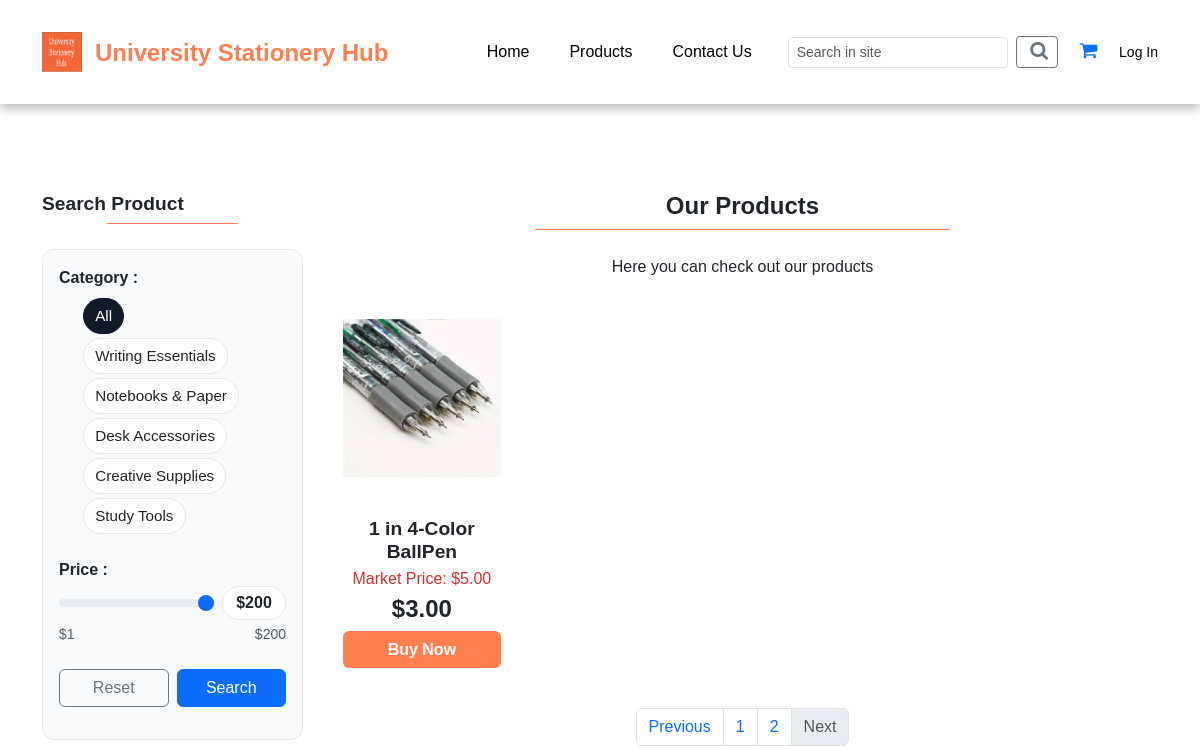
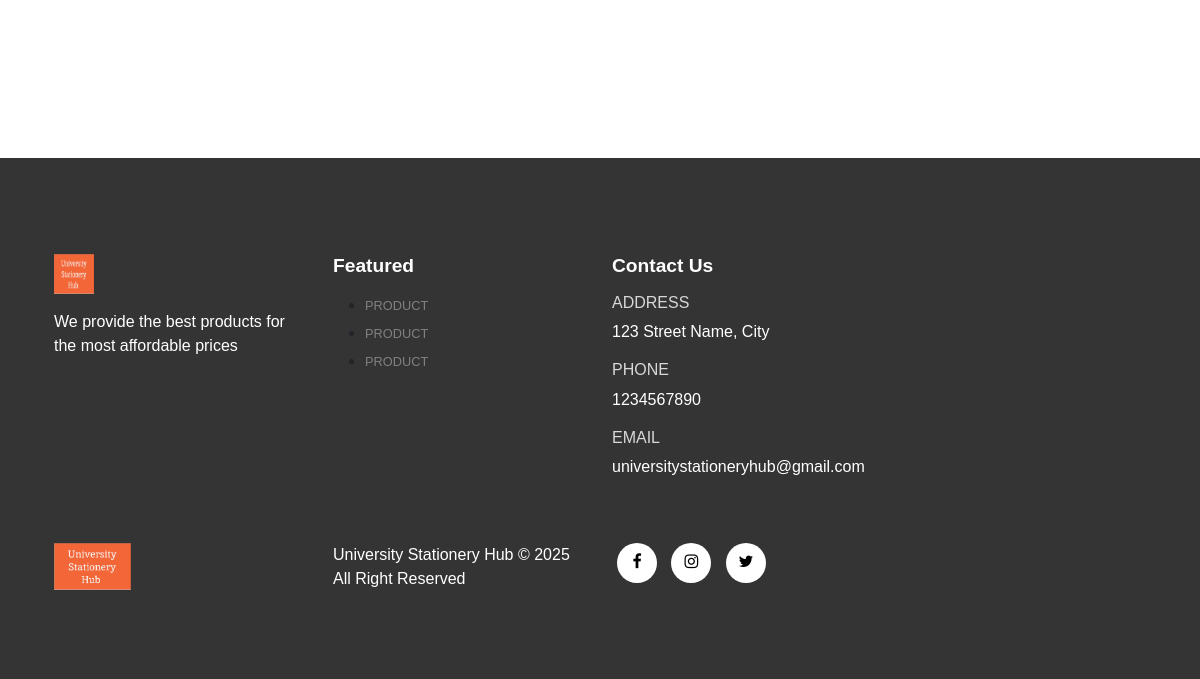
Page /shop.php?page_no=2 on the earlier database version (2 pictures, top to bottom).
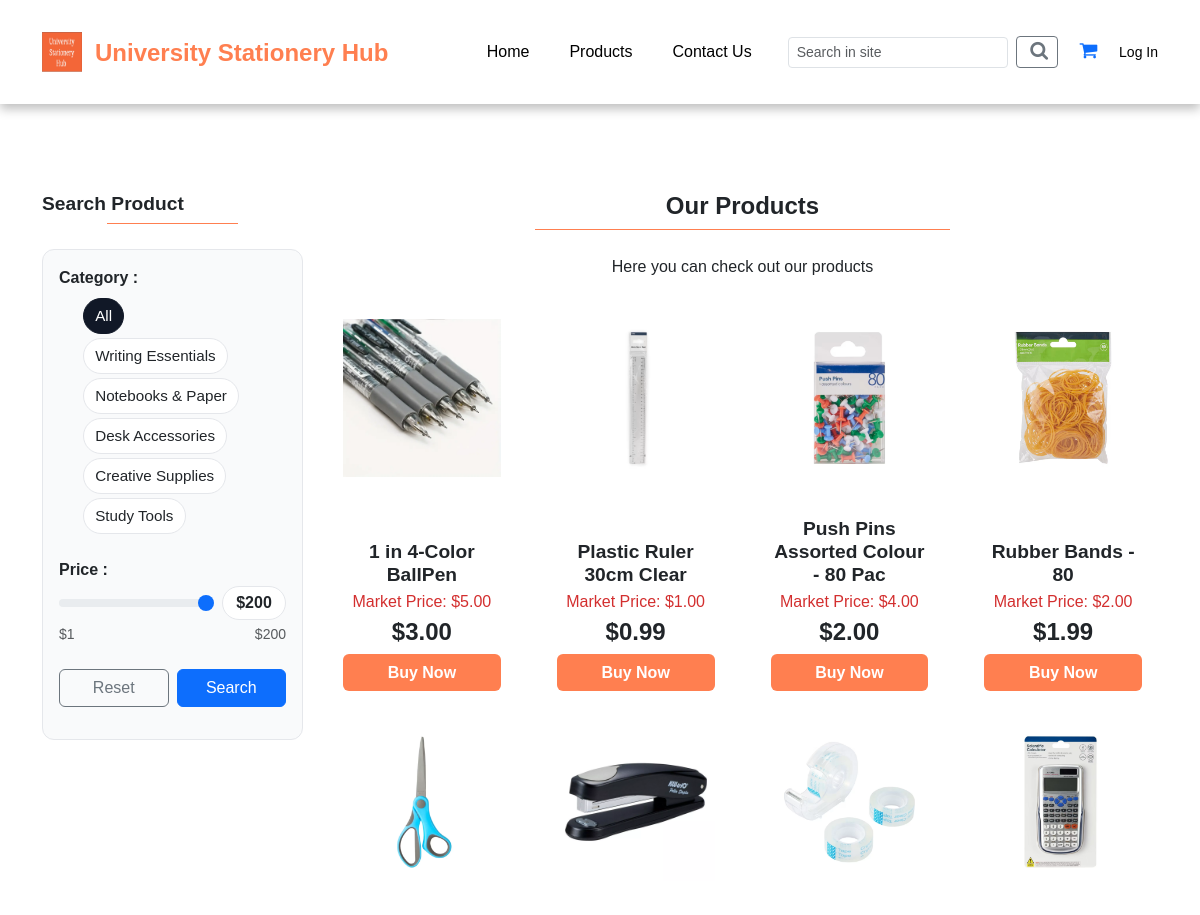
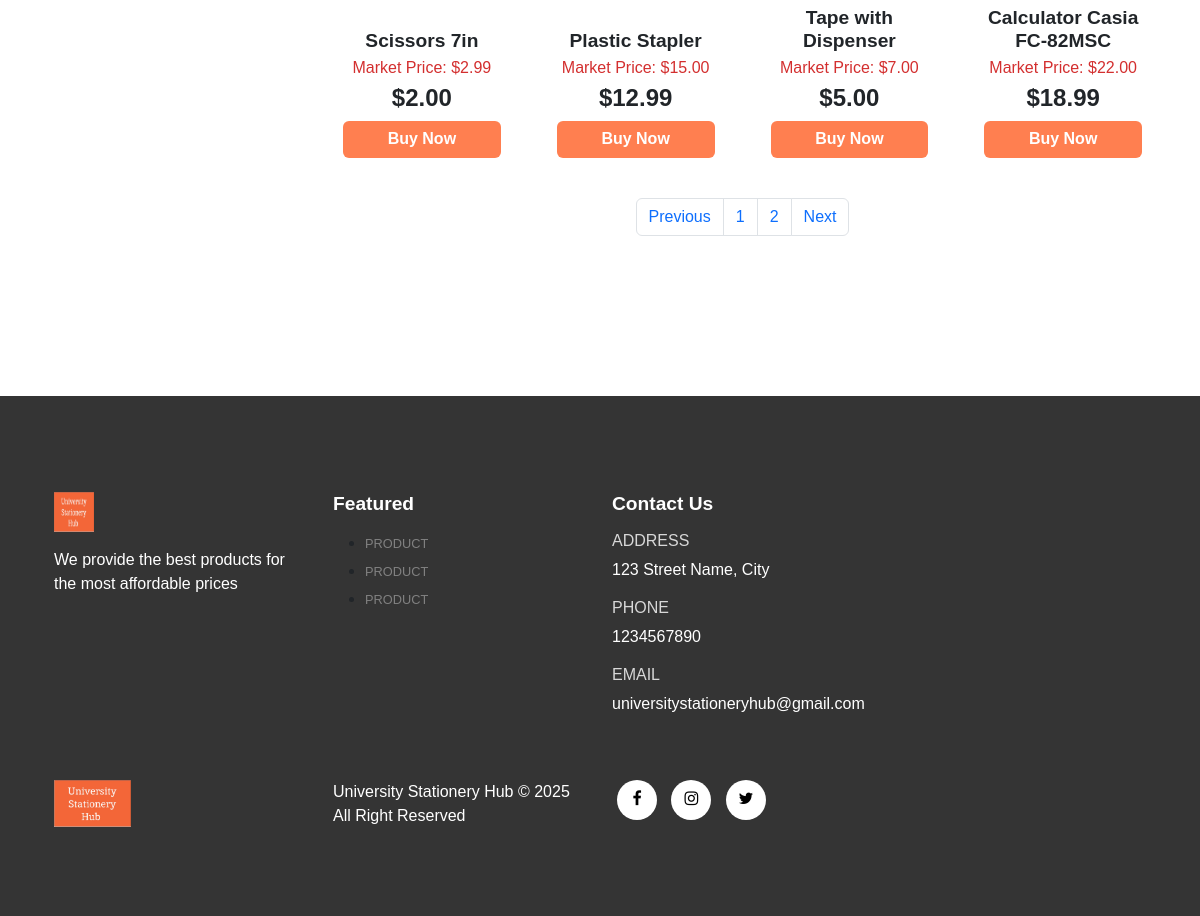
Same page on the later database version (2 pictures, top to bottom).
### tables this page shows
CREATE TABLE `products` (
  `product_id` int(11) NOT NULL,
  `product_name` varchar(100) NOT NULL,
  `product_category` varchar(100) NOT NULL,
  `product_description` text NOT NULL,
  `product_image` varchar(255) NOT NULL,
  `product_image2` varchar(255) NOT NULL,
  `product_image3` varchar(255) NOT NULL,
  `product_image4` varchar(255) NOT NULL,
  `product_price` decimal(6,2) NOT NULL,
  `product_special_offer` int(2) NOT NULL,
  `market_price` decimal(10,2) DEFAULT NULL,
  `product_stock` int(11) NOT NULL DEFAULT 0,
  `product_color` varchar(100) NOT NULL
);

### shop.php (the view, shortened to what this page needs)
<?php include('layouts/header.php') ?>
<link rel="stylesheet" href="assets/css/style.css?v=6">
<?php
include('server/connection.php');
if (isset($_POST['search'])) {
  if (isset($_GET['page_no']) && $_GET['page_no'] != "") {
     $page_no = $_GET['page_no'];
  } else {
     $page_no = 1;
  }
    $category = $_POST['category'];
    $price    = (int)$_POST['price'];
    $isAll    = ($category === '' || strtolower($category) === 'all');
   if ($isAll) {
  $stmt1 = $conn->prepare("SELECT COUNT(*) AS total_records FROM products WHERE product_price <= ?");
    $stmt1->bind_param("i", $price);} else {
      $stmt1 = $conn->prepare("SELECT COUNT(*) AS total_records FROM products WHERE product_category = ? AND product_price <= ?");
    $stmt1->bind_param("si", $category, $price);}
  $stmt1->execute();
  $stmt1->bind_result($total_records);
  $stmt1->store_result();
  $stmt1->fetch();
  $total_records_per_page = 8;
  $offset = ($page_no - 1) * $total_records_per_page;
  $previous_page = $page_no - 1;
  $next_page = $page_no + 1;
  $adjacents = 2;
  $total_no_of_pages = ceil($total_records / $total_records_per_page);
  if ($isAll) {
  $stmt2 = $conn->prepare("SELECT *, market_price FROM products WHERE product_price <= ? LIMIT $offset, $total_records_per_page");
    $stmt2->bind_param("i", $price); }
    else {
  $stmt2 = $conn->prepare("SELECT *, market_price FROM products WHERE product_category = ? AND product_price <= ? LIMIT $offset, $total_records_per_page");
    $stmt2->bind_param("si", $category, $price);
    }
     $stmt2->execute();
     $products = $stmt2->get_result();
    } else{
     if (isset($_GET['page_no']) && $_GET['page_no'] != "")
   {
    $page_no = $_GET['page_no'];
     } else {
        $page_no = 1;
    }
  $stmt1 = $conn->prepare("SELECT COUNT(*) AS total_records FROM products");
  $stmt1->execute();
  $stmt1->bind_result($total_records);
  $total_records_per_page = 8;
  $offset = ($page_no - 1) * $total_records_per_page;
  $total_no_of_pages = ceil($total_records / $total_records_per_page);
  $stmt2 = $conn->prepare("SELECT *, market_price FROM products LIMIT $offset, $total_records_per_page");
  $stmt2->execute();
  $products = $stmt2->get_result();
}
     $ui_price_value = isset($price) ? (int)$price : 1000;
?>
<section id="shop" class="my-5 py-5">
  <div class="container mt-5 py-5">
    <div class="row">
<div class="col-lg-3 col-md-4 col-sm-12">
  <h4>Search Product</h4>
  <hr>
  <form action="shop.php" method="POST" class="filter-card">
    <p class="mb-2 fw-bold">Category : </p>
    <div class="category-filter">
<div class="form-check">
  <label class="form-check-label" for="cat_all">All</label>
</div>
      <div class="form-check">
        <label class="form-check-label" for="cat_we">Writing Essentials</label>
      </div>
      <div class="form-check">
        <label class="form-check-label" for="cat_np">Notebooks & Paper</label>
      </div>
      <div class="form-check">
        <label class="form-check-label" for="cat_da">Desk Accessories</label>
      </div>
      <div class="form-check">
        <label class="form-check-label" for="cat_cs">Creative Supplies</label>
      </div>
      <div class="form-check">
        <label class="form-check-label" for="cat_st">Study Tools</label>
      </div>
    </div>
    <div class="mt-4">
      <p class="mb-1 fw-bold">Price :</p>
      <div class="price-row">
        <input
          type="range"
          class="form-range flex-grow-1"
          name="price"
          id="priceRange"
          min="1" max="200"
          value="<?php echo $ui_price_value; ?>" />
        <span class="price-chip" id="priceValue">$<?php echo number_format($ui_price_value, 0); ?></span>
      </div>
      <div class="d-flex justify-content-between small text-muted mt-1">
        <span>$1</span><span>$200</span>
      </div>
    </div>
    <div class="row g-2 my-3">
      <div class="col-6">
    <a href="shop.php" id="filterReset" class="btn btn-outline-secondary w-100">Reset</a>
      </div>
      <div class="col-6">
    <input type="submit" name="search" value="Search" class="btn btn-primary w-100">
      </div>
    </div>
  </form>
</div>
      <div class="col-lg-9 col-md-8 col-sm-12">
        <div class="text-center mb-4">
          <h3>Our Products</h3>
          <hr class="mx-auto" />
          <p>Here you can check out our products</p>
        </div>
        <div class="row">
          <?php while ($row = $products->fetch_assoc()) { ?>
            <div class="col-lg-3 col-md-4 col-sm-6 d-flex">
              <div class="product d-flex flex-column w-100"
                onclick="window.location.href='single_product.php?product_id=<?php echo $row['product_id']; ?>'">
                <img class="img-fluid" src="assets/imgs/<?php echo $row['product_image']; ?>"
                  alt="<?php echo $row['product_name']; ?>">
                <div class="p-info">
                  <h5 class="p-name"><?php echo $row['product_name']; ?></h5>
                  <?php
                    $marketPrice = isset($row['market_price']) && $row['market_price'] !== '' ? (float)$row['market_price'] : null;
                    if ($marketPrice !== null && $marketPrice > 0 && $marketPrice != $row['product_price']): ?>
                      <div class="mb-1" style="color: #d32f2f; font-size: 1rem; font-weight: 500;">Market Price: $<?php echo number_format($marketPrice, 2); ?></div>
                  <?php endif; ?>
                  <h4 class="p-price" style="font-size: 1.5rem;">$<?php echo $row['product_price']; ?></h4>
                </div>
                <a href="single_product.php?product_id=<?php echo $row['product_id']; ?>" class="buy-btn w-100">
                  Buy Now
                </a>
              </div>
            </div>
          <?php } ?>
        </div>
        <?php if ($total_records > 8): ?>
        <nav aria-label="Page navigation" class="d-flex justify-content-center mt-4">
          <ul class="pagination">
            <li class="page-item <?php if ($page_no <= 1)
              echo 'disabled'; ?>">
              <a class="page-link" href="<?php echo ($page_no > 1) ? '?page_no='.($page_no-1).(isset($_GET['cat']) ? '&cat='.urlencode($_GET['cat']) : '')  : '#'; ?>">Previous</a>
            </li>
            <li class="page-item">
              <a class="page-link" href="<?php
                echo '?page_no=1'.(isset($_GET['cat']) ? '&cat='.urlencode($_GET['cat']) : ''); ?>">1</a>
            </li>
            <li class="page-item">
              <a class="page-link" href="<?php
                echo '?page_no=2'.(isset($_GET['cat']) ? '&cat='.urlencode($_GET['cat']) : ''); ?>">2</a>
            </li>
            <li class="page-item <?php if ($page_no >= $total_no_of_pages)
              echo 'disabled'; ?>">
              <a class="page-link" href="<?php
              echo ($page_no < $total_no_of_pages)
              ? '?page_no='.($page_no+1).(isset($_GET['cat']) ? '&cat='.urlencode($_GET['cat']) : '') : '#'; ?>">Next</a>
            </li>
          </ul>
        </nav>
        <?php endif; ?>
      </div>
    </div>
  </div>
</section>
<?php include('layouts/footer.php') ?>

### layouts/header.php (shortened to what this page needs)
<!DOCTYPE html>
<html lang="en">
<head>
  <link href="https://cdn.jsdelivr.net/npm/bootstrap@5.3.6/dist/css/bootstrap.min.css" rel="stylesheet"
 />
  <link rel="stylesheet" href="https://cdnjs.cloudflare.com/ajax/libs/font-awesome/4.7.0/css/font-awesome.min.css" />
  <link rel="stylesheet" href="assets/css/style.css" />
</head>
<body>
  <nav class="navbar navbar-expand-lg navbar-light bg-white py-3 fixed-top">
    <div class="container">
      <div class="d-flex align-items-center w-100 justify-content-between">
        <div class="d-flex align-items-center">
          <img class="logo me-2" src="assets/imgs/1.png" alt="Logo" style="height:40px;" />
          <h2 class="brand mb-0">University Stationery Hub</h2>
        </div>
      </div>
      <div class="collapse navbar-collapse mt-2 mt-lg-0" id="navbarSupportedContent">
        <ul class="navbar-nav ms-auto mb-2 mb-lg-0 align-items-lg-center">
          <li class="nav-item">
            <a class="nav-link" href="index.php">Home</a>
          </li>
          <li class="nav-item">
            <a class="nav-link" href="shop.php">Products</a>
          </li>
          <li class="nav-item">
            <a class="nav-link" href="contact.php">Contact Us</a>
          </li>
        </ul>
        <form class="d-flex align-items-center ms-lg-3 my-2 my-lg-0 nav-search" role="search" action="search.php"
          method="get">
          <input class="form-control form-control-sm me-2" type="search" name="q" placeholder="Search in site"
            aria-label="Search">
          <button class="btn btn-outline-secondary btn-sm" type="submit">
            <i class="fa fa-search" aria-hidden="true"></i>
          </button>
        </form>
        <div class="d-flex align-items-center ms-lg-3 position-relative">
          <a href="cart.php" class="me-3 position-relative">
            <i class="fa fa-shopping-cart" aria-hidden="true"></i>
          </a>
          <?php if (!empty($_SESSION['logged_in'])): ?>
            <a href="my_profile.php" class="login-link">My Profile</a>
          <?php else: ?>
            <a href="login.php" class="login-link">Log In</a>
          <?php endif; ?>
        </div>
      </div>
  </nav>

### layouts/footer.php (shortened to what this page needs)
    <footer class="mt-5 py-5">
      <div class="row container mx-auto pt-5">
        <div class="footer-one col-lg-3 col-md-6 col-sm-12">
          <img class="logo" src="assets/imgs/1.png" alt="" />
          <p class="pt-3">
            We provide the best products for the most affordable prices
          </p>
        </div>
        <div class="footer-one col-lg-3 col-md-6 col-sm-12">
          <h5 class="pb-2">Featured</h5>
          <ul class="text-uppercase">
            <li><a href="">product</a></li>
            <li><a href="">product</a></li>
            <li><a href="">product</a></li>
          </ul>
        </div>
        <div class="footer-one col-lg-3 col-md-6 col-sm-12">
          <h5 class="pb-2">Contact Us</h5>
          <div>
            <h6 class="text-uppercase">Address</h6>
            <p>123 Street Name, City</p>
          </div>
          <div>
            <h6 class="text-uppercase">Phone</h6>
            <p>1234567890</p>
          </div>
          <div>
            <h6 class="text-uppercase">Email</h6>
            <p>universitystationeryhub@gmail.com</p>
          </div>
        </div>
        </div>
      <div class="copyright mt-5">
        <div class="row container mx-auto">
          <div class="col-lg-3 col-md-6 col-sm-12 mb-4">
            <img src="assets/imgs/1.png" alt="" />
          </div>
          <div class="col-lg-3 col-md-6 col-sm-12 mb-4 mb-2">
            <p>University Stationery Hub © 2025 All Right Reserved</p>
          </div>
          <div class="col-lg-3 col-md-6 col-sm-12 mb-4">
            <a href=""><i class="fa fa-facebook"></i></a>
            <a href=""><i class="fa fa-instagram"></i></a>
            <a href=""><i class="fa fa-twitter"></i></a>
          </div>
        </div>
      </div>
    </footer>
  </body>
</html>

### assets/css/style.css (style rules this page uses)
.navbar-nav .nav-link, .login-link { white-space: nowrap; }
.navbar .brand { font-size: 1.2rem; font-weight: 600; }
* { margin: 0; padding: 0; box-sizing: border-box; }
body { font-family: "Poppins", sans-serif; }
h2 { font-size: 1.8rem; font-weight: 600; }
h3 { font-size: 1.5rem; font-weight: 800; }
h4 { font-size: 1.2rem; font-weight: 600; }
h5 { font-size: 1rem; font-weight: 400; }
h6 { color: #d8d8d8; }
button { font-size: 0.8rem; font-weight: 900; outline: none; border: none; background-color: #1d1d1d; color: rgb(0, 0, 0); padding: 13px 30px; text-transform: uppercase; cursor: pointer; transition: 0.4s ease; }
.navbar { font-size: 16px; padding-top: 2rem !important; padding-bottom: 2rem !important; top: 0; left: 0; box-shadow: 0 5px 10px rgb(191, 191, 191); }
.navbar-light .navbar-nav .nav-link { padding: 0 20px; color: black; transition: 0.4s ease; }
.navbar i { font-size: 1.2rem; padding: 0 0.7px; transition: 0.4s ease; font-weight: 500; cursor: pointer; margin-left: 5px; }
.product { padding: 1rem; height: 100%; cursor: pointer; margin-bottom: 2rem; display: flex; flex-direction: column; }
.product img { max-height: 180px; display: block; margin: 0 auto 0.5rem auto; }
.p-info { text-align: center; margin-top: auto; margin-bottom: 0.5rem; }
.product .p-name { margin-bottom: 0.25rem; font-size: 1.2rem; font-weight: bold; }
.product .p-price { font-weight: bold; margin-bottom: 0; }
.buy-btn { display: block; text-align: center; background-color: coral; color: #fff; border-radius: 6px; padding: 0.4rem 0; text-decoration: none; font-weight: 600; }
hr { width: 50%; margin: 5px auto; text-align: center; padding: 10px; border-top: 1px solid coral; opacity: 1; }
footer { background-color: rgb(52, 52, 52); }
footer h5 { color: white; font-weight: 700; font-size: 1.2rem; }
footer li { padding-bottom: 4px; }
footer li a { font-size: 0.8rem; color: grey; text-decoration: none; }
footer .copyright a { color: black; height: 40px; width: 40px; background-color: white; display: inline-block; text-align: center; line-height: 38px; border-radius: 50%; transition: 0.3s ease; margin: 0 5px; }
footer p { color: white; }
footer .copyright img { width: 30%; }
.logo { width: 40px; height: 40px; }
.navbar .brand { color: coral; margin: 3px 5px; font-size: 1.5rem; }
.category-filter .form-check { margin: 0.25rem 0; }
.category-filter .form-check-label { display: inline-block; cursor: pointer; padding: 0.35rem 0.7rem; border: 1px solid #e5e7eb; border-radius: 9999px; font-size: 0.95rem; background: #fff; }
.category-filter .form-check-input:checked + .form-check-label { background: #111827; color: #fff; border-color: #111827; }
.price-row { display: flex; align-items: center; gap: 0.5rem; }
.price-chip { font-weight: 700; background: #fff; border: 1px solid #e5e7eb; border-radius: 9999px; padding: 0.25rem 0.6rem; min-width: 64px; text-align: center; }
.filter-card { background: #f9fafb; border: 1px solid #e5e7eb; border-radius: 12px; padding: 1rem; }
.login-link { text-decoration: none; color: #000; font-size: 14px; margin-left: 5px; }

### layouts/header.php (style rules this page uses)
.nav-search input { width: 220px; }

Differences in the rows shown:
added products: product_image+product_name (picture), product_name "Plastic Ruler 30cm Clear", market_price "1.00", product_price "0.99"
added products: product_image+product_name (picture), product_name "Push Pins Assorted Colour - 80 Pac", market_price "4.00", product_price "2.00"
added products: product_image+product_name (picture), product_name "Rubber Bands - 80", market_price "2.00", product_price "1.99"
added products: product_image+product_name (picture), product_name "Scissors 7in", market_price "2.99", product_price "2.00"
added products: product_image+product_name (picture), product_name "Plastic Stapler", market_price "15.00", product_price "12.99"
added products: product_image+product_name (picture), product_name "Tape with Dispenser", market_price "7.00", product_price "5.00"
added products: product_image+product_name (picture), product_name "Calculator Casia FC-82MSC", market_price "22.00", product_price "18.99"
